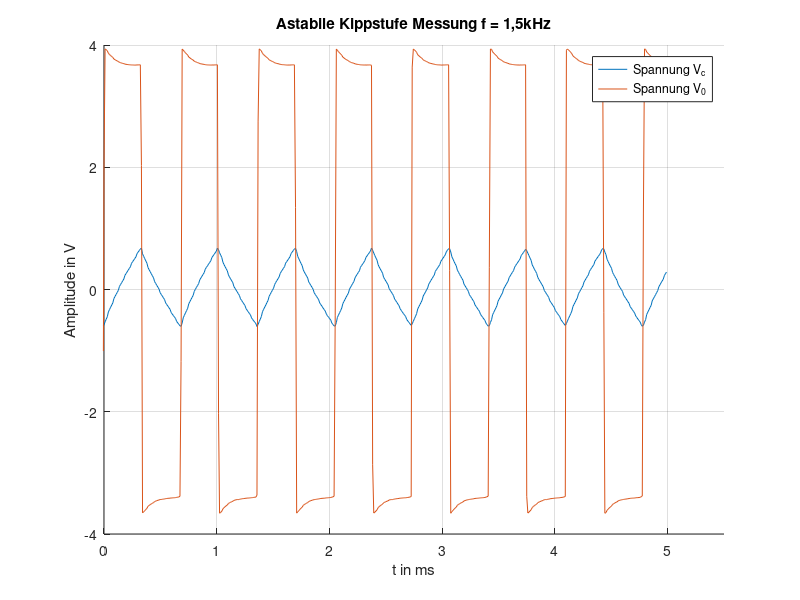

Source code (MATLAB):
clear all 
close all
clc

%% Einlesen der Rohdaten
a_kipp = fopen('astabile_Kippstufe.txt','r');
heading_akipp = textscan(a_kipp, '%s %s %s', 1);
fgetl(a_kipp);
data_1 = textscan(a_kipp, '%n %n %n');
fclose(a_kipp);

%% Anlegen der Matrizen
time = flipud(cell2mat(data_1(1)));
Vo = cell2mat(data_1(2));
Vc = cell2mat(data_1(3));

fehler = abs(time)>5;
fehler = fehler.*1e-3;
fehler(fehler==0) = 1;
time = (fehler .* time);

%% Plot der Ergebnisse
figure(1)
hold all
plot(time, Vc)
plot(time,Vo)
title('Astabile Kippstufe Messung f = 1,5kHz')
xlabel('t in ms')
ylabel('Amplitude in V')
legend('Spannung V_c','Spannung V_0')
xlim([0 5.5])
grid;